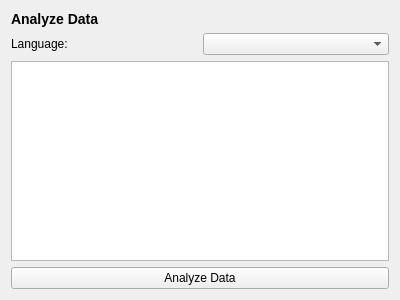
<?xml version="1.0" encoding="UTF-8"?>
<ui version="4.0">
 <class>Form</class>
 <widget class="QWidget" name="Form">
  <property name="geometry">
   <rect>
    <x>0</x>
    <y>0</y>
    <width>400</width>
    <height>300</height>
   </rect>
  </property>
  <property name="windowTitle">
   <string>Form</string>
  </property>
  <layout class="QVBoxLayout" name="verticalLayout_5">
   <item>
    <widget class="QLabel" name="analyzeTitleLabel">
     <property name="text">
      <string>Analyze Data</string>
     </property>
     <property name="styleSheet">
      <string>font-weight: bold; font-size: 14px;</string>
     </property>
    </widget>
   </item>
   <item>
    <layout class="QHBoxLayout" name="horizontalLayout_5">
     <item>
      <widget class="QLabel" name="analyzeLanguageLabel">
       <property name="text">
        <string>Language:</string>
       </property>
      </widget>
     </item>
     <item>
      <widget class="QComboBox" name="analyzeLanguageCombo">
      </widget>
     </item>
    </layout>
   </item>
   <item>
    <widget class="QTextEdit" name="analyzeDisplay">
     <property name="readOnly">
      <bool>true</bool>
     </property>
    </widget>
   </item>
   <item>
    <widget class="QPushButton" name="analyzeButton">
     <property name="text">
      <string>Analyze Data</string>
     </property>
    </widget>
   </item>
  </layout>
 </widget>
 <resources/>
 <connections/>
</ui>
